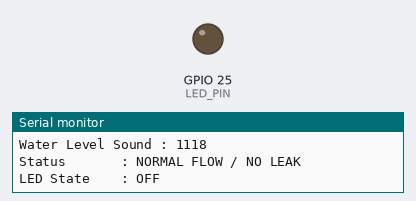
A sketch run on a simulated ESP32. Shown: output pins drawn as LEDs (lit = HIGH), the last lines printed to the serial monitor.

Above: at 3.4 s.
At 8.2 s:
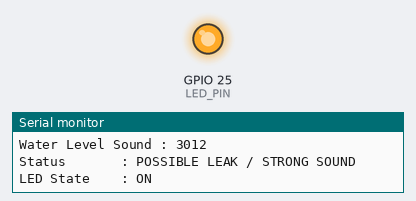
Timing chart, 0 to 13.5 s (numbered marks = the images above):
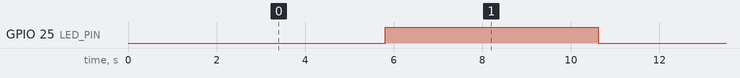

The sketch:

presentation_live_demo_simulated.ino
```cpp
#include <Arduino.h>

#define LED_PIN 25

const int REPORT_DELAY_MS = 1200;

struct SimulatedFrame {
  int waterLevelSound;
  const char* status;
  bool ledOn;
};

// First half = normal flow / no leak
// Second half = leak / stronger abnormal sound
SimulatedFrame FRAMES[] = {
  {1024, "NORMAL FLOW / NO LEAK", false},
  {1118, "NORMAL FLOW / NO LEAK", false},
  {1187, "NORMAL FLOW / NO LEAK", false},
  {1263, "NORMAL FLOW / NO LEAK", false},
  {2875, "POSSIBLE LEAK / STRONG SOUND", true},
  {3012, "POSSIBLE LEAK / STRONG SOUND", true},
  {3156, "POSSIBLE LEAK / STRONG SOUND", true},
  {3288, "POSSIBLE LEAK / STRONG SOUND", true}
};

const int FRAME_COUNT = sizeof(FRAMES) / sizeof(FRAMES[0]);
int frameIndex = 0;

void printFrame(const SimulatedFrame& frame) {
  digitalWrite(LED_PIN, frame.ledOn ? HIGH : LOW);

  Serial.print("Water Level Sound : ");
  Serial.println(frame.waterLevelSound);
  Serial.print("Status       : ");
  Serial.println(frame.status);
  Serial.print("LED State    : ");
  Serial.println(frame.ledOn ? "ON" : "OFF");
  Serial.println();
}

void setup() {
  Serial.begin(115200);
  delay(1000);

  pinMode(LED_PIN, OUTPUT);
  digitalWrite(LED_PIN, LOW);
}

void loop() {
  printFrame(FRAMES[frameIndex]);
  frameIndex = (frameIndex + 1) % FRAME_COUNT;
  delay(REPORT_DELAY_MS);
}
```

Measured:
- by itself, GPIO 25 (LED_PIN): alternates HIGH for 4.8 s and LOW for 4.8 s
